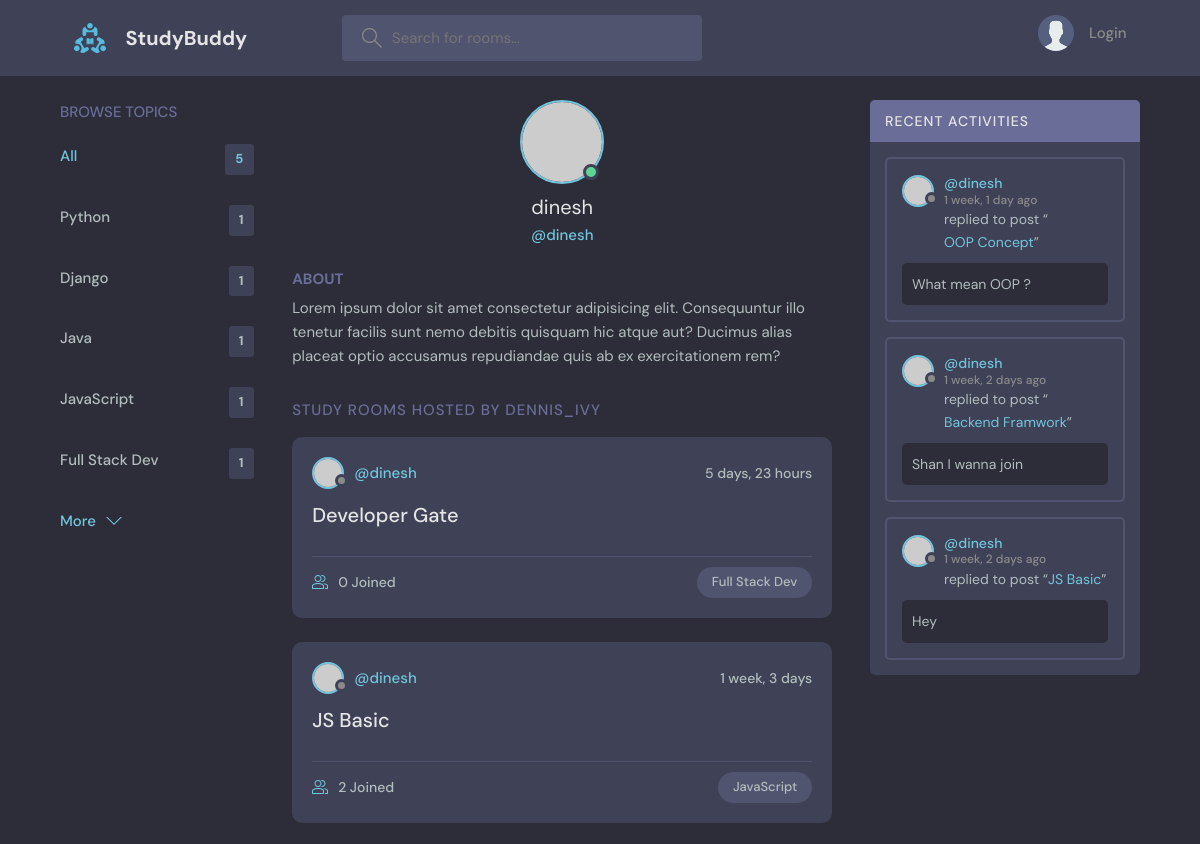
Before: /profile/1/ (upper part) with the older database file.
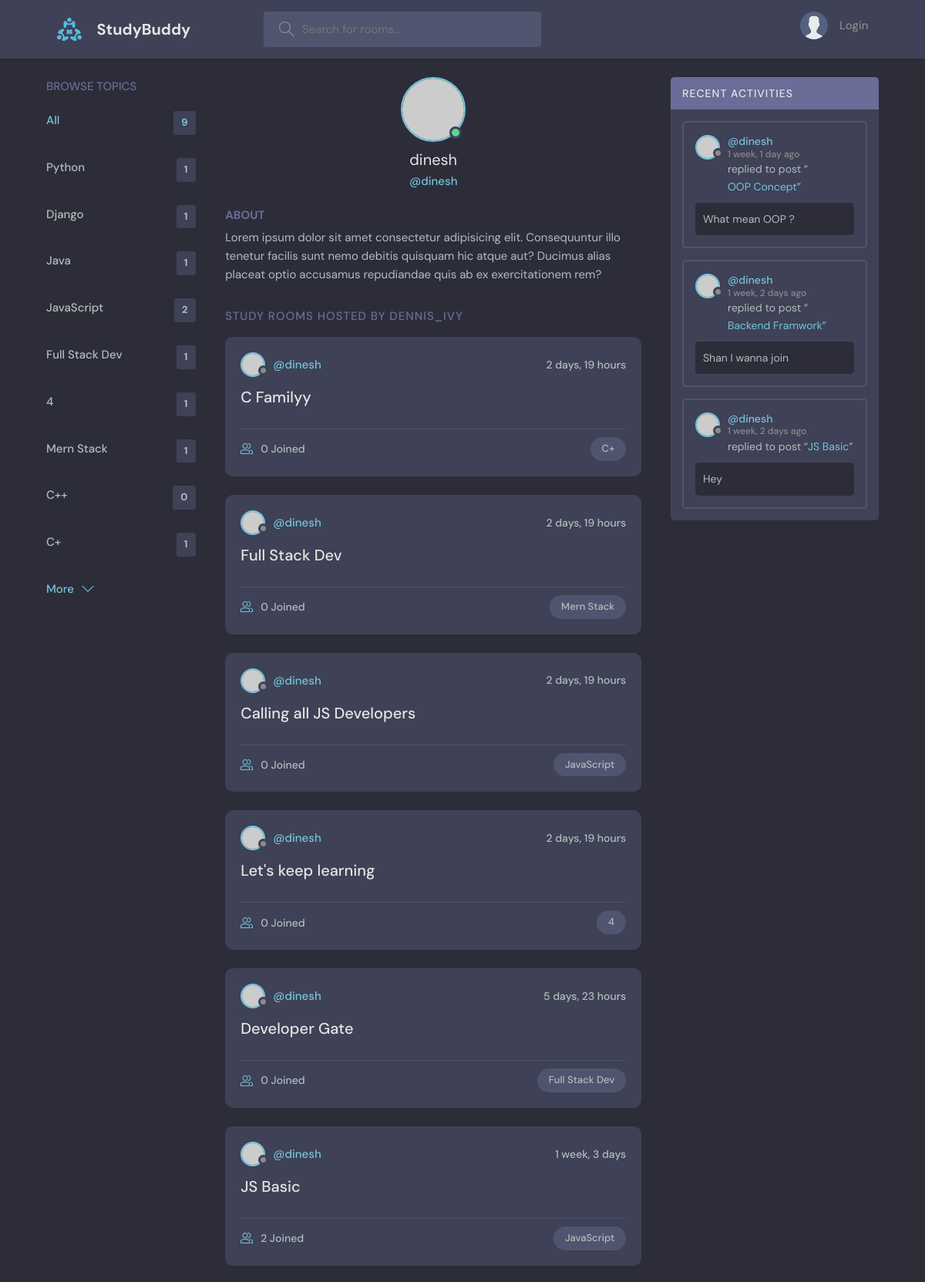
After: the same page with the newer database file.
### base/models.py (models this page shows, shortened)
class Topic(models.Model):
    name = models.CharField(max_length=200)

class Room(models.Model):
    host = models.ForeignKey(User, on_delete=models.SET_NULL, null=True)
    topic = models.ForeignKey(Topic, on_delete=models.SET_NULL, null=True)
    name = models.CharField(max_length=200)
    description = models.TextField(null=True, blank=True)
    participants = models.ManyToManyField(User, related_name='participants', blank=True)
    updated = models.DateTimeField(auto_now=True)
    created = models.DateTimeField(auto_now_add=True)
    class Meta:
        ordering = ['-updated','-created']

class Message(models.Model):
    user = models.ForeignKey(User, on_delete=models.CASCADE)
    room = models.ForeignKey(Room, on_delete=models.CASCADE)
    body = models.TextField()
    updated = models.DateTimeField(auto_now=True)
    created = models.DateTimeField(auto_now_add=True)
    class Meta:
        ordering = ['-updated','-created']

### base/views.py (the view)
# urls.py: path('profile/<str:pk>/', views.userProfile, name="user-profile"),
def userProfile(request, pk):
    user = User.objects.get(id=pk)
    rooms = user.room_set.all()
    room_messages = user.message_set.all()
    topics = Topic.objects.all()
    context = {'user':user, 'rooms':rooms, 'room_messages':room_messages, 'topics':topics}
    return render(request, 'base/profile.html', context)

### base/templates/base/profile.html (shortened to what this page needs)
{% extends 'main.html' %}
{% block content %}
  <main class="profile-page layout layout--3">
    <div class="container">
  {% include 'base/topics_component.html' %}
      <div class="roomList">
        <div class="profile">
          <div class="profile__avatar">
            <div class="avatar avatar--large active">
              <img src="https://randomuser.me/api/portraits/men/11.jpg" />
            </div>
          </div>
          <div class="profile__info">
            <h3>{{user.username}}</h3>
            <p>@{{user.username}}</p>
          </div>
          <div class="profile__about">
            <h3>About</h3>
            <p>
              Lorem ipsum dolor sit amet consectetur adipisicing elit. Consequuntur illo tenetur
              facilis sunt nemo debitis quisquam hic atque aut? Ducimus alias placeat optio
              accusamus repudiandae quis ab ex exercitationem rem?
            </p>
          </div>
        </div>
        <div class="roomList__header">
          <div>
            <h2>Study Rooms Hosted by dennis_ivy</a>
            </h2>
          </div>
        </div>
        {% include 'base/feed_component.html' %}
      </div>
      {% include 'base/activity_component.html' %}
    </div>
  </main>
{% endblock content %}

### base/templates/base/topics_component.html
<div class="topics">
    <div class="topics__header">
      <h2>Browse Topics</h2>
    </div>
    <ul class="topics__list">
      <li>
        <a href="{% url 'home' %}" class="active"> All <span> {{topics.count}} </span></a>
      </li>
      {% for topic in topics %}
      <li>
        <a href="{% url 'home' %}?q={{topic.name}}">{{topic.name}}<span>{{topic.room_set.all.count}}</span></a>
      </li>
      {% endfor %}
    </ul>
    <button class="btn btn--link" href="{% url 'topics' %}">
      More
      <svg version="1.1" xmlns="http://www.w3.org/2000/svg" width="32" height="32" viewBox="0 0 32 32">
        <title>chevron-down</title>
        <path d="M16 21l-13-13h-3l16 16 16-16h-3l-13 13z"></path>
      </svg>
    </button>
  </div>

### base/templates/base/feed_component.html (shortened to what this page needs)
    {% for room in rooms %}
    <div class="roomListRoom">
        <div class="roomListRoom__header">
        <a href="{% url 'user-profile' room.host.id%}" class="roomListRoom__author">
            <div class="avatar avatar--small">
            <img src="https://randomuser.me/api/portraits/women/11.jpg" />
            </div>
            <span>@{{room.host.username}}</span>
        </a>
        <div class="roomListRoom__actions">
            <span>{{room.created|timesince}}</span>
        </div>
        </div>
        <div class="roomListRoom__content">
        <a href="{% url 'room' room.id %}">{{room.name}}</a>
        </div>
        <div class="roomListRoom__meta">
        <a href="{% url 'room' room.id %}" class="roomListRoom__joined">
            {{room.participants.all.count}} Joined
        </a>
        <p class="roomListRoom__topic">{{room.topic.name}}</p>
        </div>
    </div>
    {% endfor %}

### base/templates/base/activity_component.html (shortened to what this page needs)
<div class="activities">
    <div class="activities__header">
      <h2>Recent Activities</h2>
    </div>
    {% for message in room_messages %}
    <div class="activities__box">
      <div class="activities__boxHeader roomListRoom__header">
        <a href="{% url 'user-profile' message.user.id %}" class="roomListRoom__author">
          <div class="avatar avatar--small">
            <img src="https://randomuser.me/api/portraits/women/11.jpg" />
          </div>
          <p>
            @{{message.user}}
            <span>{{message.created|timesince}} ago</span>
          </p>
        </a>
      </div>
      <div class="activities__boxContent">
        <p>replied to post “<a href="{% url 'room' message.room.id %}">{{message.room.name}}</a>”</p>
        <div class="activities__boxRoomContent">
         {{message.body}}
        </div>
      </div>
    </div>
    {% endfor %}
</div>

Changed rows visible on the page:
computed for Topic "JavaScript": room_set.all.count "1" → "2"
added Topic: name "4", room_set.all.count "1"
added Topic: name "Mern Stack", room_set.all.count "1"
added Topic: name "C++", room_set.all.count "0"
added Topic: name "C+", room_set.all.count "1"
added Room: host.username "dinesh", created "2 days, 19 hours", name "C Familyy", participants.all.count "0", topic.name "C+"
added Room: host.username "dinesh", created "2 days, 19 hours", name "Full Stack Dev", participants.all.count "0", topic.name "Mern Stack"
added Room: host.username "dinesh", created "2 days, 19 hours", name "Calling all JS Developers", participants.all.count "0", topic.name "JavaScript"
added Room: host.username "dinesh", created "2 days, 19 hours", name "Let's keep learning", participants.all.count "0", topic.name "4"
Other visible differences:
{{ topics.count }}: "5" → "9"
